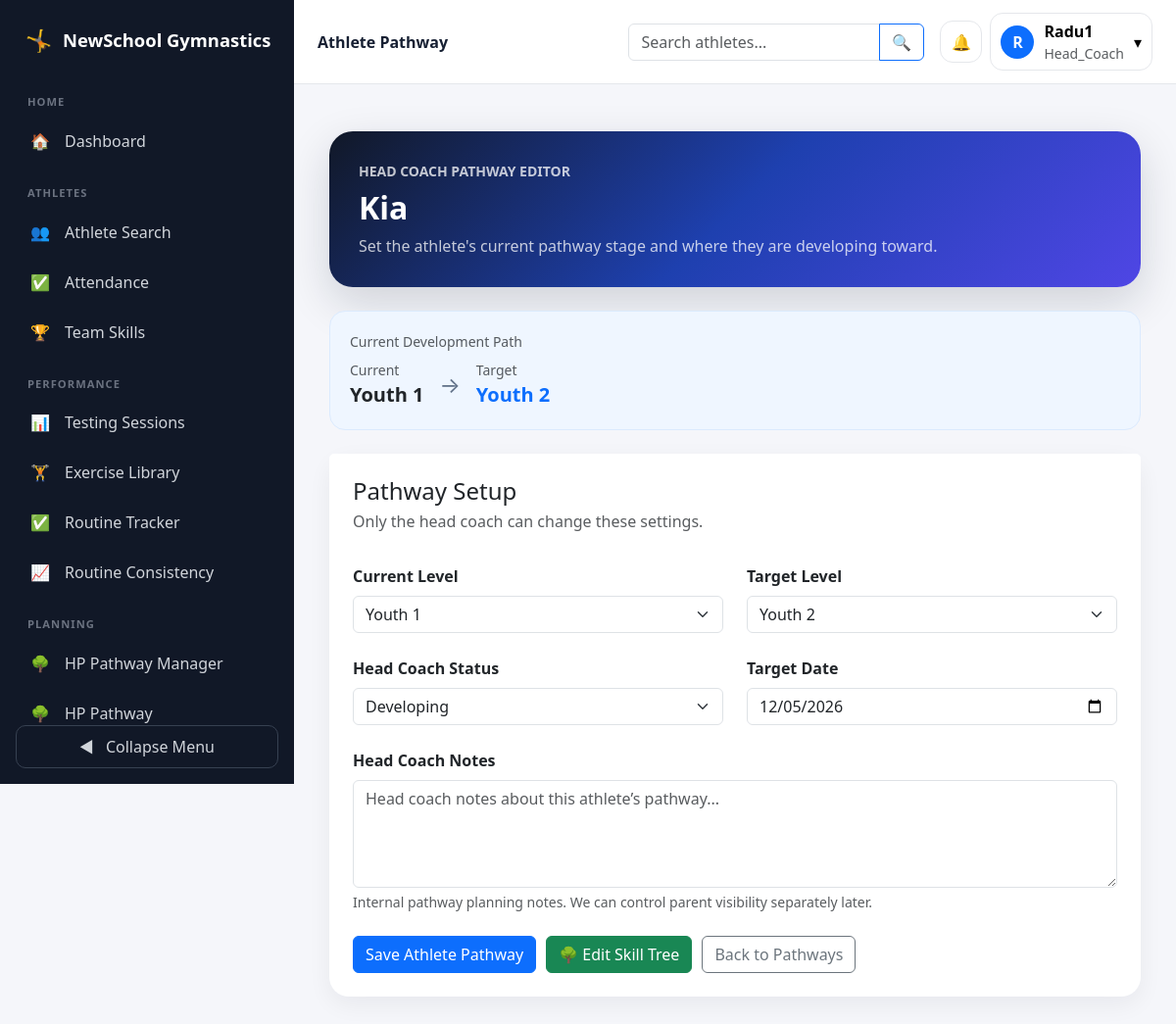
/pathway/athlete/7/ (signed in), run on the app's committed database.
### accounts/models.py (models this page shows, shortened)
class User(AbstractUser):
    ROLE_CHOICES = [
        ('admin', 'Platform Admin'),
        ('director', 'Gym Director'),
        ('head_coach', 'Head Coach'),
        ('coach', 'Coach'),
        ('athlete', 'Athlete'),
        ('parent', 'Parent'),
    ]
    role = models.CharField(
        max_length=20,
        choices=ROLE_CHOICES
    )

### pathway/models.py (models this page shows, shortened)
class AthletePathway(models.Model):
    STATUS_DEVELOPING = 'developing'
    STATUS_ON_TRACK = 'on_track'
    STATUS_READY = 'ready'
    STATUS_HOLD = 'hold'
    STATUS_CHOICES = [
        (
            STATUS_DEVELOPING,
            'Developing',
        ),
        (
            STATUS_ON_TRACK,
            'On Track',
        ),
        (
            STATUS_READY,
            'Ready for Next Level',
        ),
        (
            STATUS_HOLD,
            'Hold',
        ),
    ]
    athlete = models.OneToOneField(
        settings.AUTH_USER_MODEL,
        on_delete=models.CASCADE,
        related_name='hp_pathway',
        limit_choices_to={
            'role': 'athlete',
        },
    )
    current_level = models.ForeignKey(
        PathwayLevel,
        on_delete=models.SET_NULL,
        null=True,
        blank=True,
        related_name='current_athletes',
    )
    target_level = models.ForeignKey(
        PathwayLevel,
        on_delete=models.SET_NULL,
        null=True,
        blank=True,
        related_name='target_athletes',
    )
    status = models.CharField(
        max_length=30,
        choices=STATUS_CHOICES,
        default=STATUS_DEVELOPING,
    )
    target_date = models.DateField(
        null=True,
        blank=True,
    )
    head_coach_notes = models.TextField(
        blank=True,
    )
    managed_by = models.ForeignKey(
        settings.AUTH_USER_MODEL,
        on_delete=models.SET_NULL,
        null=True,
        blank=True,
        related_name='managed_hp_pathways',
    )
    created_at = models.DateTimeField(
        auto_now_add=True,
    )
    updated_at = models.DateTimeField(
        auto_now=True,
    )

class PathwayLevel(models.Model):
    name = models.CharField(
        max_length=100,
        unique=True,
    )
    code = models.CharField(
        max_length=50,
        unique=True,
    )
    order = models.PositiveIntegerField(
        default=0,
    )
    minimum_age = models.PositiveIntegerField(
        null=True,
        blank=True,
    )
    maximum_age = models.PositiveIntegerField(
        null=True,
        blank=True,
    )
    description = models.TextField(
        blank=True,
    )
    is_active = models.BooleanField(
        default=True,
    )
    created_at = models.DateTimeField(
        auto_now_add=True,
    )
    updated_at = models.DateTimeField(
        auto_now=True,
    )
    class Meta:
        ordering = [
            'order',
            'name',
        ]
    def __str__(self):
        return self.name

### pathway/views.py (the view, shortened to what this page needs)
@login_required
def athlete_pathway_editor(
    request,
    athlete_id,
):
    athlete = get_object_or_404(
        User.objects.filter(
            role='athlete',
            is_active=True,
        ),
        id=athlete_id,
    )
    athlete_pathway, created = (
        AthletePathway.objects
        .get_or_create(
            athlete=athlete,
            defaults={
                'managed_by': (
                    request.user
                ),
            },
        )
    )
    if request.method == 'POST':
        form = AthletePathwayForm(
            request.POST,
            instance=athlete_pathway,
        )
        if form.is_valid():
            athlete_pathway = (
                form.save(
                    commit=False
                )
            )
            athlete_pathway.managed_by = (
                request.user
            )
            athlete_pathway.save()
            sync_results = (
                sync_athlete_pathway_requirements(
                    athlete_pathway
                )
            )
            messages.success(
                request,
                (
                    'Athlete pathway updated. '
                    f'{sync_results["created"]} '
                    'new pathway requirements '
                    'were added.'
                ),
            )
            return redirect(
                'pathway:athlete_pathway_editor',
                athlete_id=athlete.id,
            )
    else:
        form = AthletePathwayForm(
            instance=athlete_pathway,
        )
    context = {
        'athlete': athlete,
        'athlete_pathway': (
            athlete_pathway
        ),
        'form': form,
    }
    return render(
        request,
        'pathway/athlete_pathway_editor.html',
        context,
    )

### pathway/templates/pathway/athlete_pathway_editor.html (shortened to what this page needs)
{% extends "base.html" %}
{% block page_header %}Athlete Pathway{% endblock %}
{% block content %}
<div class="container-fluid py-4">
    <div class="editor-shell">
        <section class="editor-hero mb-4">
            <div class="small text-uppercase fw-semibold opacity-75 mb-2">Head Coach Pathway Editor</div>
            <h1 class="h2 fw-bold mb-2">{{ athlete.get_full_name|default:athlete.username }}</h1>
            <p class="mb-0 opacity-75">Set the athlete's current pathway stage and where they are developing toward.</p>
        </section>
        {% if athlete_pathway.current_level or athlete_pathway.target_level %}
            <section class="pathway-preview mb-4">
                <div class="small text-muted mb-2">Current Development Path</div>
                <div class="d-flex flex-wrap align-items-center gap-3 pathway-preview-flow">
                    <div>
                        <div class="small text-muted">Current</div>
                        <div class="level-name">{% if athlete_pathway.current_level %}{{ athlete_pathway.current_level.name }}{% else %}Not Assigned{% endif %}</div>
                    </div>
                    <div class="pathway-arrow">→</div>
                    <div>
                        <div class="small text-muted">Target</div>
                        <div class="level-name text-primary">{% if athlete_pathway.target_level %}{{ athlete_pathway.target_level.name }}{% else %}Not Assigned{% endif %}</div>
                    </div>
                </div>
            </section>
        {% endif %}
        <section class="card editor-card">
            <div class="card-header bg-white border-0 p-4 pb-2">
                <h2 class="h4 mb-1">Pathway Setup</h2>
                <p class="text-muted mb-0">Only the head coach can change these settings.</p>
            </div>
            <div class="card-body p-4">
                <form method="post">
                    <div class="row g-4">
                        <div class="col-12 col-md-6">
                            <label class="form-label fw-semibold">Current Level</label>
                            {{ form.current_level }}
                        </div>
                        <div class="col-12 col-md-6">
                            <label class="form-label fw-semibold">Target Level</label>
                            {{ form.target_level }}
                        </div>
                        <div class="col-12 col-md-6">
                            <label class="form-label fw-semibold">Head Coach Status</label>
                            {{ form.status }}
                        </div>
                        <div class="col-12 col-md-6">
                            <label class="form-label fw-semibold">Target Date</label>
                            {{ form.target_date }}
                        </div>
                        <div class="col-12">
                            <label class="form-label fw-semibold">Head Coach Notes</label>
                            {{ form.head_coach_notes }}
                            <div class="form-text">Internal pathway planning notes. We can control parent visibility separately later.</div>
                        </div>
                        <div class="col-12 editor-actions">
                            <button type="submit" class="btn btn-primary">Save Athlete Pathway</button>
                            <a href="{% url 'pathway:athlete_pathway_requirements' athlete.id %}" class="btn btn-success">🌳 Edit Skill Tree</a>
                            <a href="{% url 'pathway:pathway_manager' %}" class="btn btn-outline-secondary">Back to Pathways</a>
                        </div>
                    </div>
                </form>
            </div>
        </section>
    </div>
</div>
{% endblock %}

### templates/base.html (shortened to what this page needs)
<!DOCTYPE html>
<html lang="en">
<head>
    <link
        href="https://cdn.jsdelivr.net/npm/bootstrap@5.3.3/dist/css/bootstrap.min.css"
        rel="stylesheet"
    >
</head>
<body>
<div class="d-flex app-shell">
    {% if user.is_authenticated %}
        <nav class="sidebar" id="sidebar">
            <div class="sidebar-brand">
                <span class="sidebar-brand-icon">🤸</span>
                <span class="brand-text">NewSchool Gymnastics</span>
            </div>
            <div class="sidebar-navigation">
                {% if user.role == 'director' %}
                    <div class="sidebar-section">Gym Management</div>
                    <a href="{% url 'director_dashboard' %}" class="sidebar-link">
                        <span class="sidebar-icon">🏢</span>
                        <span class="sidebar-label">Director Dashboard</span>
                    </a>
                    <a href="{% url 'people_management' %}" class="sidebar-link">
                        <span class="sidebar-icon">👥</span>
                        <span class="sidebar-label">Manage People</span>
                    </a>
                    <a href="{% url 'director_event_list' %}" class="sidebar-link">
                        <span class="sidebar-icon">📅</span>
                        <span class="sidebar-label">Gym Events</span>
                    </a>
                    <a href="{% url 'create_training_group' %}" class="sidebar-link">
                        <span class="sidebar-icon">🤸</span>
                        <span class="sidebar-label">Create Training Group</span>
                    </a>
                {% elif user.role == 'coach' or user.role == 'head_coach' %}
                    <div class="sidebar-section">Home</div>
                    <a href="{% url 'coach_dashboard' %}" class="sidebar-link">
                        <span class="sidebar-icon">🏠</span>
                        <span class="sidebar-label">Dashboard</span>
                    </a>
                    <div class="sidebar-section">Athletes</div>
                    <a href="{% url 'athlete_search' %}" class="sidebar-link">
                        <span class="sidebar-icon">👥</span>
                        <span class="sidebar-label">Athlete Search</span>
                    </a>
                    <a href="{% url 'take_attendance' %}" class="sidebar-link">
                        <span class="sidebar-icon">✅</span>
                        <span class="sidebar-label">Attendance</span>
                    </a>
                    <a href="{% url 'team_skills_dashboard' %}" class="sidebar-link">
                        <span class="sidebar-icon">🏆</span>
                        <span class="sidebar-label">Team Skills</span>
                    </a>
                    <div class="sidebar-section">Performance</div>
                    <a href="{% url 'testing_session_list' %}" class="sidebar-link">
                        <span class="sidebar-icon">📊</span>
                        <span class="sidebar-label">Testing Sessions</span>
                    </a>
                    <a href="{% url 'testing_exercise_list' %}" class="sidebar-link">
                        <span class="sidebar-icon">🏋️</span>
                        <span class="sidebar-label">Exercise Library</span>
                    </a>
                    <a href="{% url 'routine_tracker:daily_routine_tracker' %}" class="sidebar-link">
                        <span class="sidebar-icon">✅</span>
                        <span class="sidebar-label">Routine Tracker</span>
                    </a>
                    <a href="{% url 'routine_tracker:routine_consistency_summary' %}" class="sidebar-link">
                        <span class="sidebar-icon">📈</span>
                        <span class="sidebar-label">Routine Consistency</span>
                    </a>
                    <div class="sidebar-section">Planning</div>
                    {% if user.role == 'head_coach' %}
                        <a href="{% url 'pathway:pathway_manager' %}" class="sidebar-link">
                            <span class="sidebar-icon">🌳</span>
                            <span class="sidebar-label">HP Pathway Manager</span>
                        </a>
                    {% endif %}
                    <a href="{% url 'pathway:pathway_overview' %}" class="sidebar-link">
                        <span class="sidebar-icon">🌳</span>
                        <span class="sidebar-label">HP Pathway</span>
                    </a>
                {% endif %}
            </div>
            <button type="button" class="sidebar-toggle" id="sidebar-toggle">
                <span id="toggle-icon">◀</span>
                <span class="toggle-label ms-2">Collapse Menu</span>
            </button>
        </nav>
    {% endif %}
    <div class="main-area">
        <header class="topbar">
            <div class="d-flex justify-content-between align-items-center gap-3">
                <div class="d-flex align-items-center gap-3">
                    <div class="topbar-title">
                        {% block page_header %}Dashboard{% endblock %}
                    </div>
                </div>
                {% if user.is_authenticated %}
                    <div class="d-flex align-items-center gap-2 ms-auto">
                        {% if user.role == 'coach' or user.role == 'head_coach' %}
                            <form method="get" action="{% url 'athlete_search' %}" class="topbar-search me-2">
                                <div class="input-group">
                                    <input
                                        type="search"
                                        name="q"
                                        class="form-control"
                                        placeholder="Search athletes..."
                                    >
                                    <button class="btn btn-outline-primary" type="submit">🔍</button>
                                </div>
                            </form>
                        {% endif %}
                        <div class="dropdown">
                            <button
                                class="notification-button"
                                type="button"
                                data-bs-toggle="dropdown"
                                data-bs-auto-close="outside"
                            >
                                🔔
                            </button>
                        </div>
                        <div class="dropdown">
                            <button
                                class="user-menu-button"
                                type="button"
                                data-bs-toggle="dropdown"
                            >
                                <span class="user-avatar">
                                    {% if user.first_name %}{{ user.first_name|first }}{% else %}{{ user.username|first }}{% endif %}
                                </span>
                                <span class="user-menu-details text-start">
                                    <span class="d-block fw-semibold">
                                        {{ user.get_full_name|default:user.username }}
                                    </span>
                                    <span class="d-block small text-muted">{{ user.role|title }}</span>
                                </span>
                                <span>▾</span>
                            </button>
                        </div>
                    </div>
                {% endif %}
            </div>
        </header>
        <main class="main-content">
            {% block content %}{% endblock %}
        </main>
    </div>
</div>
</body>
</html>

### data on the page
User: username|first "R", get_full_name "Radu1", role "Head_Coach"
User: get_full_name "Kia"
AthletePathway: current_level.name "Youth 1", target_level.name "Youth 2", current_level "Youth 1", target_level "Youth 2", status "Developing", target_date "12/05/2026"
